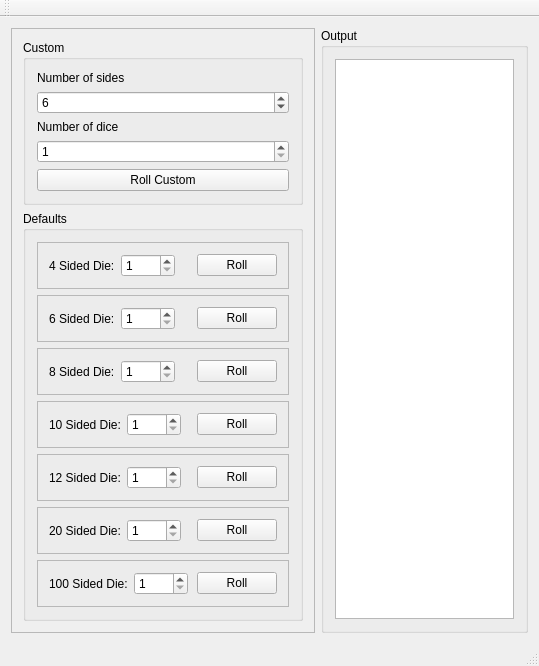
<?xml version="1.0" encoding="UTF-8"?>
<ui version="4.0">
 <class>MainWindow</class>
 <widget class="QMainWindow" name="MainWindow">
  <property name="geometry">
   <rect>
    <x>0</x>
    <y>0</y>
    <width>539</width>
    <height>613</height>
   </rect>
  </property>
  <property name="windowTitle">
   <string>MainWindow</string>
  </property>
  <widget class="QWidget" name="centralWidget">
   <layout class="QHBoxLayout" name="horizontalLayout_4">
    <item>
     <widget class="QFrame" name="frame_4">
      <property name="frameShape">
       <enum>QFrame::StyledPanel</enum>
      </property>
      <property name="frameShadow">
       <enum>QFrame::Raised</enum>
      </property>
      <layout class="QVBoxLayout" name="verticalLayout">
       <item>
        <widget class="QGroupBox" name="groupBox">
         <property name="title">
          <string>Custom</string>
         </property>
         <layout class="QVBoxLayout" name="verticalLayout_3">
          <item>
           <widget class="QLabel" name="label">
            <property name="text">
             <string>Number of sides</string>
            </property>
           </widget>
          </item>
          <item>
           <widget class="QSpinBox" name="sides">
            <property name="minimum">
             <number>1</number>
            </property>
            <property name="maximum">
             <number>5000</number>
            </property>
            <property name="value">
             <number>6</number>
            </property>
           </widget>
          </item>
          <item>
           <widget class="QLabel" name="label_2">
            <property name="text">
             <string>Number of dice</string>
            </property>
           </widget>
          </item>
          <item>
           <widget class="QSpinBox" name="numDice">
            <property name="minimum">
             <number>1</number>
            </property>
            <property name="maximum">
             <number>5000</number>
            </property>
           </widget>
          </item>
          <item>
           <widget class="QPushButton" name="rollButton">
            <property name="text">
             <string>Roll Custom</string>
            </property>
           </widget>
          </item>
         </layout>
        </widget>
       </item>
       <item>
        <widget class="QGroupBox" name="groupBox_2">
         <property name="title">
          <string>Defaults</string>
         </property>
         <layout class="QVBoxLayout" name="verticalLayout_2">
          <item>
           <widget class="QFrame" name="frame">
            <property name="frameShape">
             <enum>QFrame::StyledPanel</enum>
            </property>
            <property name="frameShadow">
             <enum>QFrame::Raised</enum>
            </property>
            <layout class="QHBoxLayout" name="horizontalLayout">
             <item>
              <widget class="QLabel" name="label_3">
               <property name="text">
                <string>4 Sided Die:</string>
               </property>
              </widget>
             </item>
             <item>
              <widget class="QSpinBox" name="FourSided">
               <property name="minimum">
                <number>1</number>
               </property>
               <property name="maximum">
                <number>5000</number>
               </property>
              </widget>
             </item>
             <item>
              <spacer name="horizontalSpacer">
               <property name="orientation">
                <enum>Qt::Horizontal</enum>
               </property>
               <property name="sizeHint" stdset="0">
                <size>
                 <width>40</width>
                 <height>20</height>
                </size>
               </property>
              </spacer>
             </item>
             <item>
              <widget class="QPushButton" name="RollFourSided">
               <property name="text">
                <string>Roll</string>
               </property>
              </widget>
             </item>
            </layout>
           </widget>
          </item>
          <item>
           <widget class="QFrame" name="frame_2">
            <property name="frameShape">
             <enum>QFrame::StyledPanel</enum>
            </property>
            <property name="frameShadow">
             <enum>QFrame::Raised</enum>
            </property>
            <layout class="QHBoxLayout" name="horizontalLayout_2">
             <item>
              <widget class="QLabel" name="label_4">
               <property name="text">
                <string>6 Sided Die:</string>
               </property>
              </widget>
             </item>
             <item>
              <widget class="QSpinBox" name="SixSided">
               <property name="minimum">
                <number>1</number>
               </property>
               <property name="maximum">
                <number>5000</number>
               </property>
              </widget>
             </item>
             <item>
              <spacer name="horizontalSpacer_4">
               <property name="orientation">
                <enum>Qt::Horizontal</enum>
               </property>
               <property name="sizeHint" stdset="0">
                <size>
                 <width>40</width>
                 <height>20</height>
                </size>
               </property>
              </spacer>
             </item>
             <item>
              <widget class="QPushButton" name="RollSixSided">
               <property name="text">
                <string>Roll</string>
               </property>
              </widget>
             </item>
            </layout>
           </widget>
          </item>
          <item>
           <widget class="QFrame" name="frame_3">
            <property name="frameShape">
             <enum>QFrame::StyledPanel</enum>
            </property>
            <property name="frameShadow">
             <enum>QFrame::Raised</enum>
            </property>
            <layout class="QHBoxLayout" name="horizontalLayout_3">
             <item>
              <widget class="QLabel" name="label_5">
               <property name="text">
                <string>8 Sided Die:</string>
               </property>
              </widget>
             </item>
             <item>
              <widget class="QSpinBox" name="EightSided">
               <property name="minimum">
                <number>1</number>
               </property>
               <property name="maximum">
                <number>5000</number>
               </property>
              </widget>
             </item>
             <item>
              <spacer name="horizontalSpacer_3">
               <property name="orientation">
                <enum>Qt::Horizontal</enum>
               </property>
               <property name="sizeHint" stdset="0">
                <size>
                 <width>40</width>
                 <height>20</height>
                </size>
               </property>
              </spacer>
             </item>
             <item>
              <widget class="QPushButton" name="RollEightSided">
               <property name="text">
                <string>Roll</string>
               </property>
              </widget>
             </item>
            </layout>
           </widget>
          </item>
          <item>
           <widget class="QFrame" name="frame_5">
            <property name="frameShape">
             <enum>QFrame::StyledPanel</enum>
            </property>
            <property name="frameShadow">
             <enum>QFrame::Raised</enum>
            </property>
            <layout class="QHBoxLayout" name="horizontalLayout_5">
             <item>
              <widget class="QLabel" name="label_6">
               <property name="text">
                <string>10 Sided Die:</string>
               </property>
              </widget>
             </item>
             <item>
              <widget class="QSpinBox" name="TenSided">
               <property name="minimum">
                <number>1</number>
               </property>
               <property name="maximum">
                <number>5000</number>
               </property>
              </widget>
             </item>
             <item>
              <spacer name="horizontalSpacer_2">
               <property name="orientation">
                <enum>Qt::Horizontal</enum>
               </property>
               <property name="sizeHint" stdset="0">
                <size>
                 <width>40</width>
                 <height>20</height>
                </size>
               </property>
              </spacer>
             </item>
             <item>
              <widget class="QPushButton" name="RollTenSided">
               <property name="text">
                <string>Roll</string>
               </property>
              </widget>
             </item>
            </layout>
           </widget>
          </item>
          <item>
           <widget class="QFrame" name="frame_6">
            <property name="frameShape">
             <enum>QFrame::StyledPanel</enum>
            </property>
            <property name="frameShadow">
             <enum>QFrame::Raised</enum>
            </property>
            <layout class="QHBoxLayout" name="horizontalLayout_6">
             <item>
              <widget class="QLabel" name="label_7">
               <property name="text">
                <string>12 Sided Die:</string>
               </property>
              </widget>
             </item>
             <item>
              <widget class="QSpinBox" name="TwelveSided">
               <property name="minimum">
                <number>1</number>
               </property>
               <property name="maximum">
                <number>5000</number>
               </property>
              </widget>
             </item>
             <item>
              <spacer name="horizontalSpacer_5">
               <property name="orientation">
                <enum>Qt::Horizontal</enum>
               </property>
               <property name="sizeHint" stdset="0">
                <size>
                 <width>87</width>
                 <height>20</height>
                </size>
               </property>
              </spacer>
             </item>
             <item>
              <widget class="QPushButton" name="RollTwelveSided">
               <property name="text">
                <string>Roll</string>
               </property>
              </widget>
             </item>
            </layout>
           </widget>
          </item>
          <item>
           <widget class="QFrame" name="frame_7">
            <property name="frameShape">
             <enum>QFrame::StyledPanel</enum>
            </property>
            <property name="frameShadow">
             <enum>QFrame::Raised</enum>
            </property>
            <layout class="QHBoxLayout" name="horizontalLayout_7">
             <item>
              <widget class="QLabel" name="label_8">
               <property name="text">
                <string>20 Sided Die:</string>
               </property>
              </widget>
             </item>
             <item>
              <widget class="QSpinBox" name="TwentySided">
               <property name="minimum">
                <number>1</number>
               </property>
               <property name="maximum">
                <number>5000</number>
               </property>
              </widget>
             </item>
             <item>
              <spacer name="horizontalSpacer_6">
               <property name="orientation">
                <enum>Qt::Horizontal</enum>
               </property>
               <property name="sizeHint" stdset="0">
                <size>
                 <width>87</width>
                 <height>13</height>
                </size>
               </property>
              </spacer>
             </item>
             <item>
              <widget class="QPushButton" name="RollTwentySided">
               <property name="text">
                <string>Roll</string>
               </property>
              </widget>
             </item>
            </layout>
           </widget>
          </item>
          <item>
           <widget class="QFrame" name="frame_8">
            <property name="frameShape">
             <enum>QFrame::StyledPanel</enum>
            </property>
            <property name="frameShadow">
             <enum>QFrame::Raised</enum>
            </property>
            <layout class="QHBoxLayout" name="horizontalLayout_8">
             <item>
              <widget class="QLabel" name="label_9">
               <property name="text">
                <string>100 Sided Die:</string>
               </property>
              </widget>
             </item>
             <item>
              <widget class="QSpinBox" name="HundredSided">
               <property name="minimum">
                <number>1</number>
               </property>
               <property name="maximum">
                <number>5000</number>
               </property>
              </widget>
             </item>
             <item>
              <spacer name="horizontalSpacer_7">
               <property name="orientation">
                <enum>Qt::Horizontal</enum>
               </property>
               <property name="sizeHint" stdset="0">
                <size>
                 <width>81</width>
                 <height>20</height>
                </size>
               </property>
              </spacer>
             </item>
             <item>
              <widget class="QPushButton" name="RollHundredSided">
               <property name="text">
                <string>Roll</string>
               </property>
              </widget>
             </item>
            </layout>
           </widget>
          </item>
         </layout>
        </widget>
       </item>
      </layout>
     </widget>
    </item>
    <item>
     <widget class="QGroupBox" name="groupBox_3">
      <property name="title">
       <string>Output</string>
      </property>
      <layout class="QVBoxLayout" name="verticalLayout_4">
       <item>
        <widget class="QTextBrowser" name="output"/>
       </item>
      </layout>
     </widget>
    </item>
   </layout>
  </widget>
  <widget class="QMenuBar" name="menuBar">
   <property name="geometry">
    <rect>
     <x>0</x>
     <y>0</y>
     <width>539</width>
     <height>21</height>
    </rect>
   </property>
  </widget>
  <widget class="QToolBar" name="mainToolBar">
   <attribute name="toolBarArea">
    <enum>TopToolBarArea</enum>
   </attribute>
   <attribute name="toolBarBreak">
    <bool>false</bool>
   </attribute>
  </widget>
  <widget class="QStatusBar" name="statusBar"/>
 </widget>
 <layoutdefault spacing="6" margin="11"/>
 <resources/>
 <connections/>
</ui>
